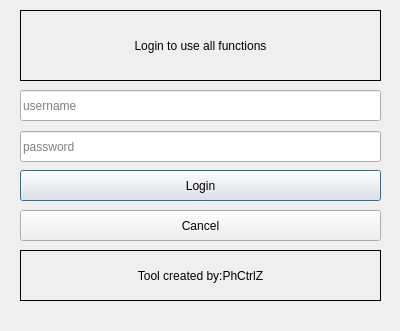
<?xml version="1.0" encoding="UTF-8"?>
<ui version="4.0">
 <class>LoginForm</class>
 <widget class="QDialog" name="LoginForm">
  <property name="geometry">
   <rect>
    <x>0</x>
    <y>0</y>
    <width>400</width>
    <height>331</height>
   </rect>
  </property>
  <property name="windowTitle">
   <string>Dialog</string>
  </property>
  <property name="styleSheet">
   <string notr="true">background-image:url(:/images/background.jpg) 0 0 0 0 stretch stretch;
background-repeat:no-repeat;
background-position:center;</string>
  </property>
  <widget class="QLabel" name="labelTitle">
   <property name="geometry">
    <rect>
     <x>20</x>
     <y>10</y>
     <width>361</width>
     <height>71</height>
    </rect>
   </property>
   <property name="frameShape">
    <enum>QFrame::Box</enum>
   </property>
   <property name="text">
    <string>Login to use all functions</string>
   </property>
   <property name="alignment">
    <set>Qt::AlignCenter</set>
   </property>
  </widget>
  <widget class="QLineEdit" name="lineEditUsername">
   <property name="geometry">
    <rect>
     <x>20</x>
     <y>90</y>
     <width>361</width>
     <height>31</height>
    </rect>
   </property>
   <property name="placeholderText">
    <string>username</string>
   </property>
  </widget>
  <widget class="QLineEdit" name="lineEditPassword">
   <property name="geometry">
    <rect>
     <x>20</x>
     <y>131</y>
     <width>361</width>
     <height>31</height>
    </rect>
   </property>
   <property name="styleSheet">
    <string notr="true">background-images:url(:/images/background.jpg) 0 0 0 0 stretch stretch;
background-repeat: no-repeat;
background-position:center;</string>
   </property>
   <property name="placeholderText">
    <string>password</string>
   </property>
  </widget>
  <widget class="QPushButton" name="buttonLogin">
   <property name="geometry">
    <rect>
     <x>20</x>
     <y>170</y>
     <width>361</width>
     <height>31</height>
    </rect>
   </property>
   <property name="text">
    <string>Login</string>
   </property>
  </widget>
  <widget class="QPushButton" name="buttonCancel">
   <property name="geometry">
    <rect>
     <x>20</x>
     <y>210</y>
     <width>361</width>
     <height>31</height>
    </rect>
   </property>
   <property name="text">
    <string>Cancel</string>
   </property>
  </widget>
  <widget class="QLabel" name="label_2">
   <property name="geometry">
    <rect>
     <x>20</x>
     <y>250</y>
     <width>361</width>
     <height>51</height>
    </rect>
   </property>
   <property name="frameShape">
    <enum>QFrame::Box</enum>
   </property>
   <property name="text">
    <string>Tool created by:PhCtrlZ</string>
   </property>
   <property name="alignment">
    <set>Qt::AlignCenter</set>
   </property>
  </widget>
 </widget>
 <resources/>
 <connections/>
</ui>
